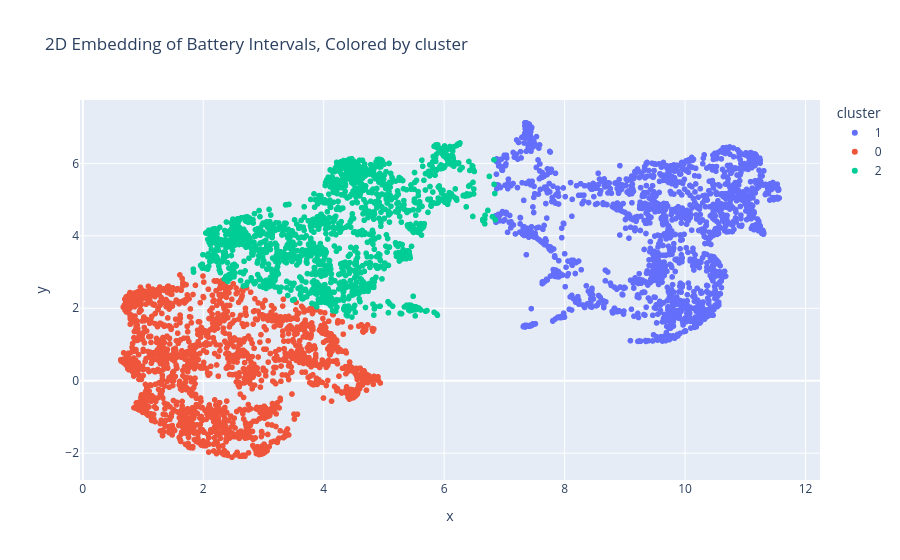

Notebook code cell kept with this figure:
### Code cell
plot_2d_embedding(artifacts, color_by="cluster")

### Figure 1 — Plotly figure (JSON) as saved in the notebook; plotly's stock layout.template omitted (floating-point values rounded to 4 significant figures; data arrays with more than 128 entries replaced by an {"elided": "..."} marker saying what was removed)
{"data": [{"customdata": {"elided": "1812x2 str values"}, "hovertemplate": "cluster=1<br>x=%{x}<br>y=%{y}<br>battery_name=%{customdata[0]}<br>trading_day=%{customdata[1]}<extra></extra>", "legendgroup": "1", "marker": {"color": "#636efa", "symbol": "circle"}, "mode": "markers", "name": "1", "showlegend": true, "type": "scattergl", "x": {"elided": "1812 float values"}, "xaxis": "x", "y": {"elided": "1812 float values"}, "yaxis": "y"}, {"customdata": {"elided": "1811x2 str values"}, "hovertemplate": "cluster=0<br>x=%{x}<br>y=%{y}<br>battery_name=%{customdata[0]}<br>trading_day=%{customdata[1]}<extra></extra>", "legendgroup": "0", "marker": {"color": "#EF553B", "symbol": "circle"}, "mode": "markers", "name": "0", "showlegend": true, "type": "scattergl", "x": {"elided": "1811 float values"}, "xaxis": "x", "y": {"elided": "1811 float values"}, "yaxis": "y"}, {"customdata": {"elided": "1576x2 str values"}, "hovertemplate": "cluster=2<br>x=%{x}<br>y=%{y}<br>battery_name=%{customdata[0]}<br>trading_day=%{customdata[1]}<extra></extra>", "legendgroup": "2", "marker": {"color": "#00cc96", "symbol": "circle"}, "mode": "markers", "name": "2", "showlegend": true, "type": "scattergl", "x": {"elided": "1576 float values"}, "xaxis": "x", "y": {"elided": "1576 float values"}, "yaxis": "y"}], "layout": {"legend": {"title": {"text": "cluster"}, "tracegroupgap": 0}, "title": {"text": "2D Embedding of Battery Intervals, Colored by cluster"}, "xaxis": {"anchor": "y", "domain": [0, 1], "title": {"text": "x"}}, "yaxis": {"anchor": "x", "domain": [0, 1], "title": {"text": "y"}}}}
